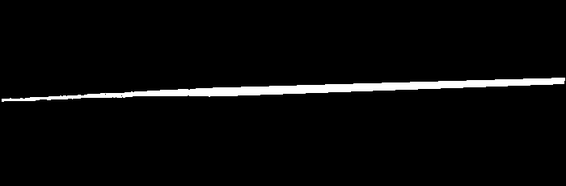
%> input picture images/test/0a.bmp, 566 x 186 px, shrunk from 700 x 230 before the run
$ octave teste_multiple_poly.m   (GNU Octave 9; MATLAB toolbox functions it lacks are replaced by stand-ins)
%> lines starting %> are read from the running program, lines starting %| are printed output that depends on the picture; in (x1, y1, x2, y2) boxes, pixels count from 0 and x2, y2 are one past the last pixel; in counts of white or black regions, pixels touching at a corner belong together; the program's own positions count from 1
%> further down, IMG_REF is the input picture: size 186x566 uint8; min 0, max 255, mean 9
### mcode/lib-mcode/Tools/function_check_binary_image.m
function IMG_BIN=function_check_binary_image(IMG)

    if(length(size(IMG))==3)
        error('The image should be a binary image. The image has > 1 layers');
    endif

    MAXIMO=max(max(IMG));
%> MAXIMO = 255
    if(MAXIMO==0)
        error('The image do not have white pixels');
    endif

    IMG_BIN = IMG/MAXIMO;
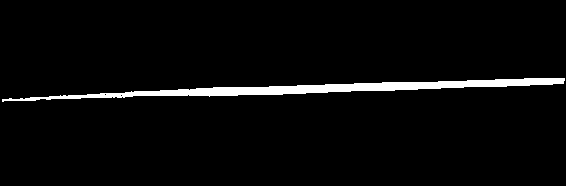
%> IMG_BIN: size 186x566 uint8; values 0 (black) and 1 (white), 3.5% white; 1 white region, box (x1, y1, x2, y2) and area: (2, 78, 565, 102) 3707

    if(max(max(IMG_BIN))>1)
        MAX_VALUE=max(max(IMG))
        error('The image should be a binary image. max pixel value > 1');
    endif

    if(min(min(IMG_BIN))<0)
        error('The image should be a binary image. max pixel value <0');
    endif

    MEAN=mean(mean(IMG_BIN));
%> MEAN = 0.0352
    if(MEAN>0.5)
    IMG_BIN=(IMG_BIN<0.5);
    else
    IMG_BIN=(IMG_BIN>=0.5);
    end
endfunction

### mcode/teste_multiple_poly.m
%
pkg load image
clear all
close all
page_screen_output(0)
page_output_immediately(1)
addpath(genpath('lib-mcode'))

%%%%%%%%%%%%%%%%%%%%%%%%%%%%%%%%%%%%%%%%%%%%%%%%%%%%%%%%%%%%%%%%%%%%%%%%%%%%%%%%
%% Só modifica aquí
%%%%%%%%%%%%%%%%%%%%%%%%%%%%%%%%%%%%%%%%%%%%%%%%%%%%%%%%%%%%%%%%%%%%%%%%%%%%%%%%
ENDN=77;
INITN=0;
REFIMAGE='0a.bmp';
DIRIMAGES='../images/test';

OUTPUTDIR='output3dpoly';
outdatafile=fullfile(OUTPUTDIR,'dataxyz.dat');

%%%%%%%%%%%%%%%%%%%%%%%%%%%%%%%%%%%%%%%%%%%%%%%%%%%%%%%%%%%%%%%%%%%%%%%%%%%%%%%%
mkdir(OUTPUTDIR);
N=ENDN-INITN+1;
IMG_REF = imread(fullfile(DIRIMAGES,REFIMAGE));
IMG_REF =function_check_binary_image(IMG_REF);

for II=(INITN+[0:(N-1)])
    imagefilename{II-INITN+1}=fullfile(DIRIMAGES,[ num2str(II) '.bmp']);
%> (the run ends here)

$ run again, with images/test/10.bmp copied over images/test/0a.bmp
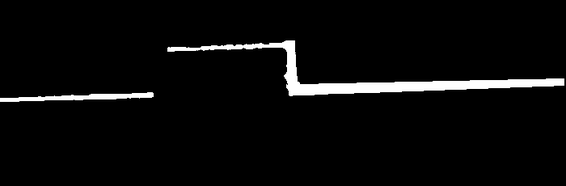
%> input picture images/test/10.bmp, 566 x 186 px, shrunk from 700 x 230 before the run
%> IMG_REF is the input picture: size 186x566 uint8; min 0, max 255, mean 10.3
%> MAXIMO = 255
%> in function_check_binary_image, `IMG_BIN = IMG/MAXIMO;`:
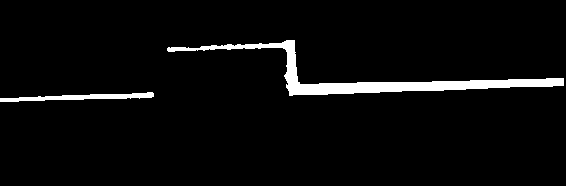
%> IMG_BIN: size 186x566 uint8; values 0 (black) and 1 (white), 4.1% white; 2 white regions, box (x1, y1, x2, y2) and area: (167, 40, 564, 96) 3603, (0, 92, 154, 102) 706
%> MEAN = 0.0409
